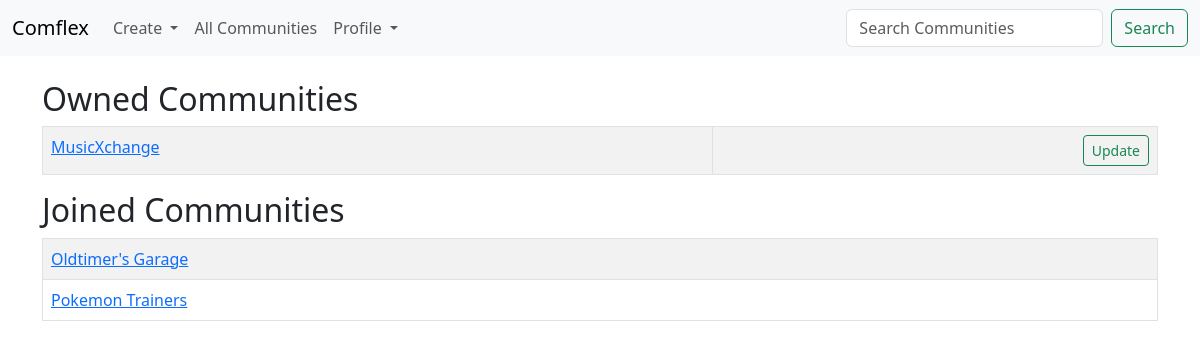
Screenshot of /my_communities (signed in) with the database file from the repository.
### post_app/models.py (models this page shows)
class Community(models.Model):
    name = models.CharField('Community Name', max_length=120)
    is_public = models.BooleanField(default=True, help_text="Check if the community is public!")
    creation_date = models.DateTimeField(auto_now_add=True)
    description = models.TextField(blank=True)
    owner_id = models.IntegerField('Community Owner', blank=False, default=1)
    owner_username = models.ForeignKey(User, blank=False, null=True, on_delete=models.SET_NULL)
    members = models.ManyToManyField(User, related_name='communities', blank=True)
    def __str__(self):
        return self.name

### post_app/views.py (the view)
# urls.py: path('my_communities', views.my_communities, name="my-communities"),
def my_communities(request):
    community_list = Community.objects.all().order_by('-creation_date')
    return render(request, 'posts/my_communities.html', {'community_list': community_list})

### post_app/templates/posts/my_communities.html
{% extends 'posts/base.html' %}
{% block content %}
    <h2>Owned Communities</h2>
    <table class="table table-striped table-hover table-bordered">
        {% for community in community_list %}
            {% if user.id == community.owner_id %}
                <tr>
                    <td>
                        <a href="{% url 'show-community' community.id %}">{{ community }}</a>
                    </td>
                    {% if user.is_authenticated %}
                        <td align="right">
                            <a href="{% url 'modify-community' community.id %}" class="btn btn-outline-success btn-sm">Update</a>
                        </td>
                    {% endif %}
                </tr>
            {% endif %}
        {% endfor %}
    </table>
    <h2>Joined Communities</h2>
    <table class="table table-striped table-hover table-bordered">
        {% for community in community_list %}
            {% if user.id != community.owner_id and user in community.members.all %}
                <tr>
                    <td>
                        <a href="{% url 'show-community' community.id %}">{{ community }}</a>
                    </td>
                </tr>
            {% endif %}
        {% endfor %}
    </table>
{% endblock %}

### rows the page displays
Community: name "MusicXchange"
Community: name "Oldtimer's Garage"
Community: name "Pokemon Trainers"
